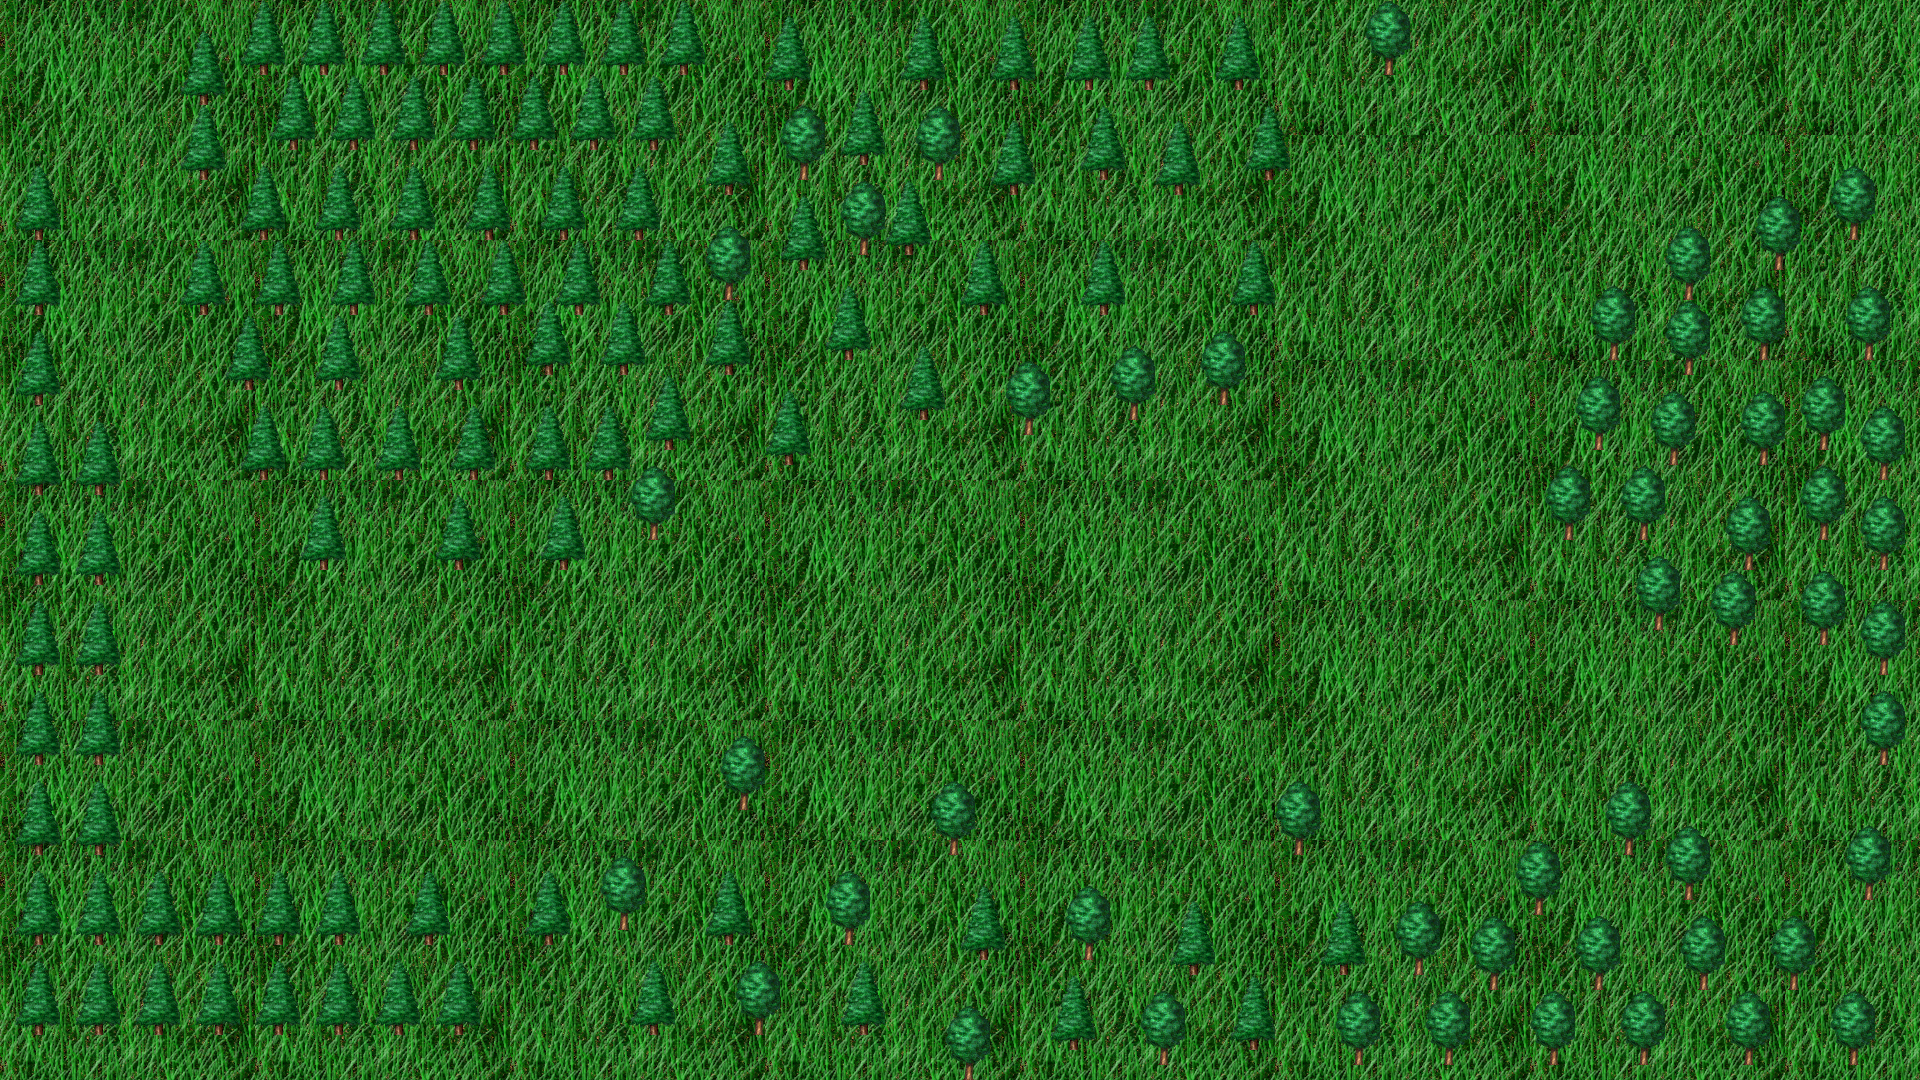

The image is a tile-based game level rendered from a .tmx file. Its description and source (layers, tilesets, objects; grid data summarised) follow:
An orthogonal 128x72 tile map with 15x15 px tiles, 2 tile layers (Trawa, Drzewa), 4 tilesets.

<map version="1.0" orientation="orthogonal" renderorder="right-down" width="128" height="72" tilewidth="15" tileheight="15" nextobjectid="1">
 <tileset firstgid="1" name="_MAP_small" tilewidth="15" tileheight="15">
  <image source="_MAP_small.png" width="614" height="614" />
 </tileset>
 <tileset firstgid="1601" name="grass" tilewidth="15" tileheight="15">
  <image source="../../sprites/grass.bmp" width="256" height="256" />
 </tileset>
 <tileset firstgid="1890" name="tree-1" tilewidth="15" tileheight="15">
  <image source="../../sprites/tree-1.png" width="48" height="76" />
 </tileset>
 <tileset firstgid="1905" name="tree-2" tilewidth="15" tileheight="15">
  <image source="../../sprites/tree-2.png" width="48" height="76" />
 </tileset>
 <layer name="Trawa" width="128" height="72">
  <data>[9216 cells, 9216 non-empty, 289 distinct tile ids]</data>
 </layer>
 <layer name="Drzewa" width="128" height="72">
  <data>[9216 cells, 2369 non-empty, 30 distinct tile ids]</data>
 </layer>
</map>
